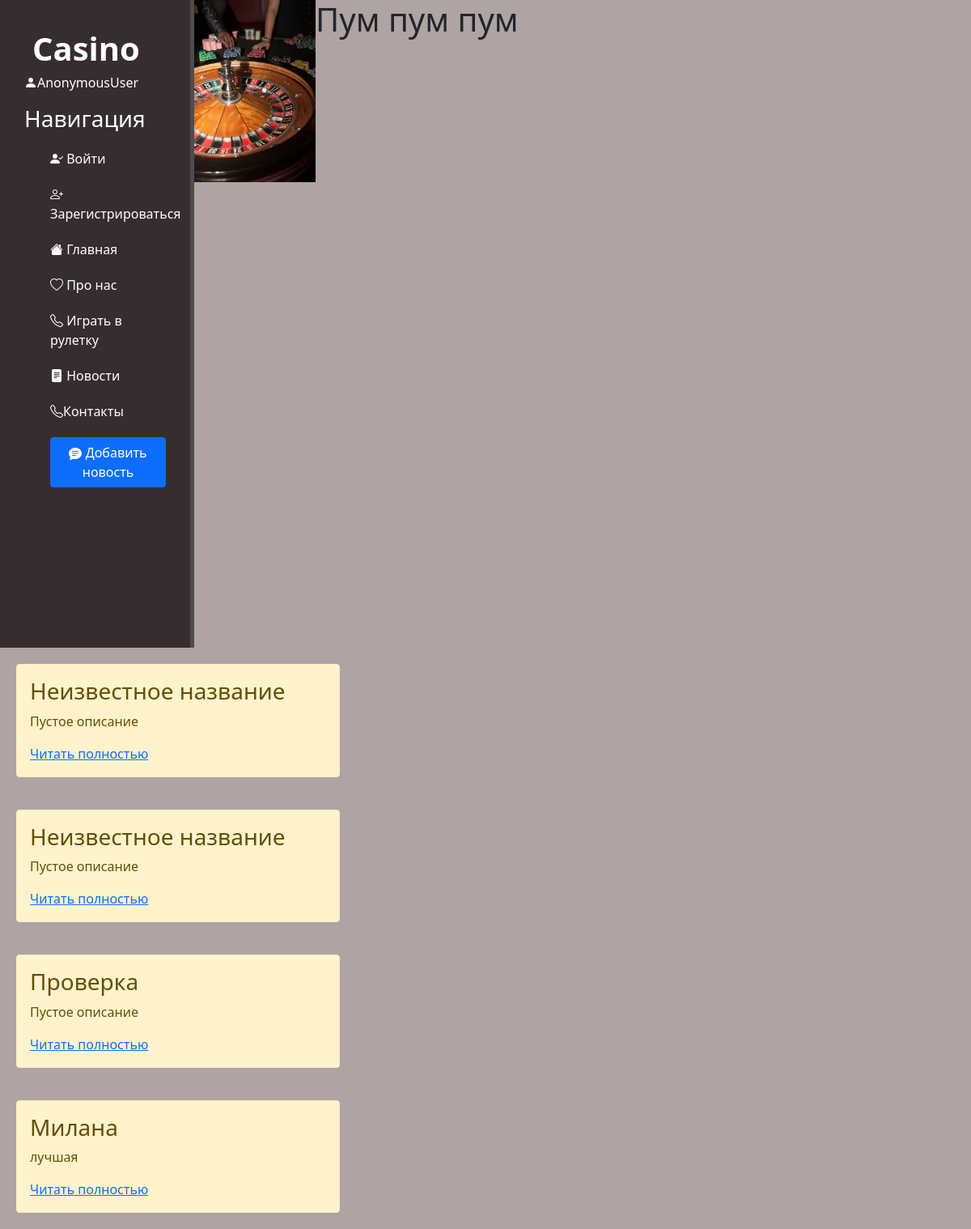
Page /news/ on the committed database.
### news/models.py (models this page shows, shortened)
class Articles(models.Model): # создаем поля, которык будут полями в таблице
    title = models.CharField('Название', max_length=50, default='Неизвестное название')
    anons = models.CharField('Анонс', max_length=250, default='Пустое описание') #максимум символов в charfield - 250 символов
    full_text = models.TextField('Статья')
    date = models.DateTimeField(auto_now_add=True)
    class Meta:
        verbose_name = 'Новость'
        verbose_name_plural = 'Новости'

### news/views.py (the view)
# urls.py: path('', views.news_home, name="news_home"),
def news_home(request):
    news = Articles.objects.all
    return render(request, 'news/news_home.html', {'news': news})

### news/templates/news/news_home.html (shortened to what this page needs)
{% extends 'main/layout.html' %}
{% block content %}
    <div class = 'Features'>
        <h1> Пум пум пум</h1>
        {% if news %}
            {% for elem in news %}
                <div class = 'alert alert-warning'>
                    <h3>{{ elem.title }}</h3>
                    <p>{{ elem.anons }}</p>
                    <a href="{% url 'news-detail' elem.id %}" > Читать полностью </a>
                </div>
            {% endfor %}
        {% else %}
            <p> Нет записей </p>
        {% endif %}
    </div>
{%endblock%}

### main/templates/main/layout.html (shortened to what this page needs)
{% load static %}
<!doctype html>
<html lang="en">
<head>
    <link rel="stylesheet" href= "https://cdn.jsdelivr.net/npm/bootstrap@5.0.2/dist/css/bootstrap.min.css" />
    <link rel="stylesheet" href="{% static 'main/css/main.css'%}">
    <link rel="stylesheet" href="https://cdn.jsdelivr.net/npm/bootstrap-icons@1.5.0/font/bootstrap-icons.css" />
</head>
<body>
    <aside>
        <span class = "logo"> Casino </span><br>
        <p><i class="bi bi-person-fill"></i>{{user}}</p>
        <h3> Навигация</h3>
        <ul>
            {% if user.is_authenticated %}
                <a href="{% url 'logout' %}"> <li> <i class="bi bi-person-dash-fill"></i> Выйти </li></a>
                <a href="{% url 'get_balance' %}"><li><i class="bi bi-piggy-bank"></i> Узнать баланс </li></a>
            {% else %}
                <a href="{% url 'login' %}"><li> <i class="bi bi-person-check-fill"></i> Войти </li></a>
                <a href="{% url 'register' %}"><li> <i class="bi bi-person-plus"></i> Зарегистрироваться </li></a>
            {% endif %}
            <a href="{% url 'home' %}"><li> <i class="bi bi-house-fill"></i> Главная </li></a>
            <a href="{% url 'about' %} "><li> <i class="bi bi-heart"></i> Про нас </li></a>
            <a href="{% url 'game' %}"><li> <i class="bi bi-telephone"></i> Играть в рулетку </li></a>
            <a href="{% url 'news_home' %} "><li> <i class="bi bi-file-text-fill"></i> Новости </li></a>
            <a href=""><li> <i class="bi bi-telephone"></i>Контакты </li></a>
            <a href="{% url 'create' %}"><li><button class="btn btn-primary">
            </> Добавить новость </li></a>
        </ul>
    </aside>
    <main>
        <img src="{% static 'main/img/photo1.avif' %}" alt="фото">
        {% block content %}
        {% endblock %}
    </main>
</body>
</html>

### main/static/main/css/main.css (style rules this page uses)
body { background: #aea4a3; }
aside { float: left; background: #362d30; width: 20%; padding: 2.5%; height: 100vh; color: #fff; border-right: 5px solid #4d4d4d; }
main img { width: 150px; float: left; }
aside .logo { font-size: 40px; margin-left: 10px; font-weight: bold; }
aside h3 { magin-top: 25px; font-size: 28px; }
aside ul { list-style: none; text-decoration: none; }
aside ul li { color: #fff; display: block; margin-top: 20px; transition: all .6s ease; }
aside ul li, aside ul a { text-decoration: none; }
.alert-warning { float: left; clear: both; width: 400px; margin: 20px; text-align: left; }

### rows in the picture
Articles: title "Неизвестное название", anons "Пустое описание"
Articles: title "Неизвестное название", anons "Пустое описание"
Articles: title "Проверка", anons "Пустое описание"
Articles: title "Милана", anons "лучшая"

### other values in the picture
{{ user }} "AnonymousUser"
